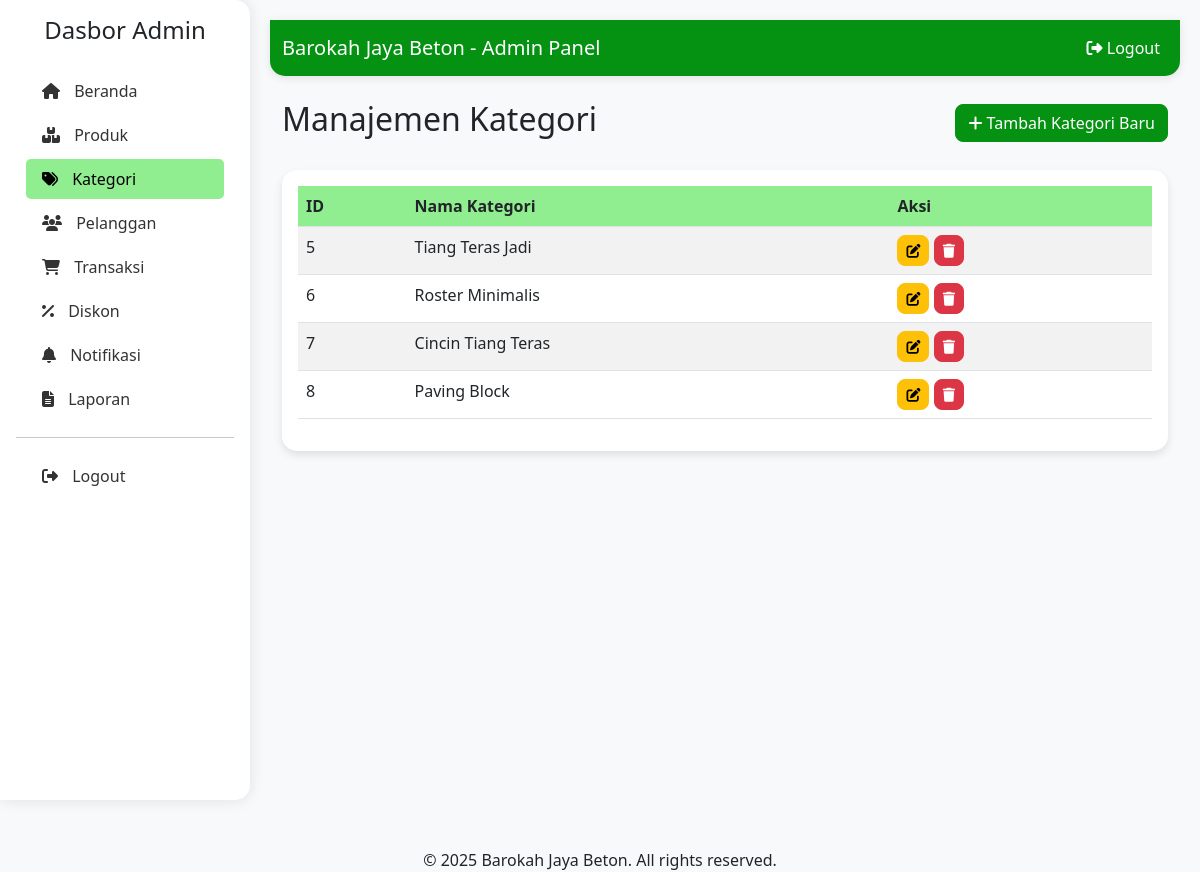
The page /dashboard_admin/categories/ (signed in) on the database its author committed.
### admin_dashboard/models.py (models this page shows, shortened)
class Kategori(models.Model):
    nama_kategori = models.CharField(max_length=255, verbose_name="Nama Kategori")
    class Meta:
        verbose_name_plural = "Kategori"
        db_table = 'kategori'

### dashboard_admin/views.py (the view)
    def wrapper(request, *args, **kwargs):
        if not request.user.is_authenticated or not isinstance(request.user, Admin):
            raise PermissionDenied("You don't have permission to access this page.")
        return view_func(request, *args, **kwargs)

### admin_dashboard/context_processors.py (called while the page is built, shortened)
def notification_cart_context(request):
    context = {
        'unseen_notifications_count': 0,
        'cart_item_count': 0
    }
    return context

### dashboard_admin/context_processors.py (called while the page is built)
def admin_crm_context(request):
    if not request.path.startswith('/dashboard_admin/'):
        return {}
    try:
        Pelanggan = apps.get_model('admin_dashboard', 'Pelanggan')
        Transaksi = apps.get_model('admin_dashboard', 'Transaksi')
        Notifikasi = apps.get_model('admin_dashboard', 'Notifikasi')
        today_date = timezone.now().date()
        new_transaction_count = Transaksi.objects.filter(
            status_transaksi='DIPROSES'
        ).count()
        return {
            'sidebar_new_transaction_count': new_transaction_count,
        }
    except Exception:
        return {}

### dashboard_admin/views.py (called while the page is built)
def admin_required(view_func):
    def wrapper(request, *args, **kwargs):
        if not request.user.is_authenticated or not isinstance(request.user, Admin):
            raise PermissionDenied("You don't have permission to access this page.")
        return view_func(request, *args, **kwargs)
    return wrapper

@admin_required
def category_list(request):
    categories = Kategori.objects.all()
    context = {
        'categories': categories
    }
    return render(request, 'dashboard_admin/categories/list.html', context)

### templates/dashboard_admin/categories/list.html (shortened to what this page needs)
{% extends 'dashboard_admin/base.html' %}
{% load static %}
{% block content %}
<div class="container-fluid">
    <div class="d-flex justify-content-between align-items-center mb-4">
        <h2>Manajemen Kategori</h2>
        <a href="{% url 'dashboard_admin:category_create' %}" class="btn btn-primary">
            <i class="fas fa-plus"></i> Tambah Kategori Baru
        </a>
    </div>
    <div class="card">
        <div class="card-body">
            <div class="table-responsive">
                <table class="table table-striped">
                    <thead>
                        <tr>
                            <th>ID</th>
                            <th>Nama Kategori</th>
                            <th>Aksi</th>
                        </tr>
                    </thead>
                    <tbody>
                        {% for category in categories %}
                        <tr>
                            <td>{{ category.id }}</td>
                            <td>{{ category.nama_kategori }}</td>
                            <td>
                                <a href="{% url 'dashboard_admin:category_update' category.pk %}" class="btn btn-sm btn-warning" title="Edit">
                                    <i class="fas fa-edit"></i>
                                </a>
                                <button type="button" class="btn btn-sm btn-danger delete-btn" title="Delete"
                                        data-url="{% url 'dashboard_admin:category_delete' category.pk %}">
                                    <i class="fas fa-trash"></i>
                                </button>
                            </td>
                        </tr>
                        {% empty %}
                        <tr>
                            <td colspan="3" class="text-center">Tidak ada kategori ditemukan</td>
                        </tr>
                        {% endfor %}
                    </tbody>
                </table>
            </div>
        </div>
    </div>
</div>
{% endblock %}

### templates/dashboard_admin/base.html (style rules this page uses)
:root { --light-green: #90EE90; --dark-green: #059212; --darker-green: #046c0d; }
body { background-color: #f8f9fa; }
.btn { border-radius: 8px; }
.btn-primary { background-color: var(--dark-green); border-color: var(--dark-green); }
.card { border-radius: 15px; box-shadow: 0 4px 8px rgba(0, 0, 0, 0.1); border: none; margin-bottom: 20px; }
.table th { background-color: var(--light-green); }

### rows shown on the page
Kategori: id "5", nama_kategori "Tiang Teras Jadi"
Kategori: id "6", nama_kategori "Roster Minimalis"
Kategori: id "7", nama_kategori "Cincin Tiang Teras"
Kategori: id "8", nama_kategori "Paving Block"
